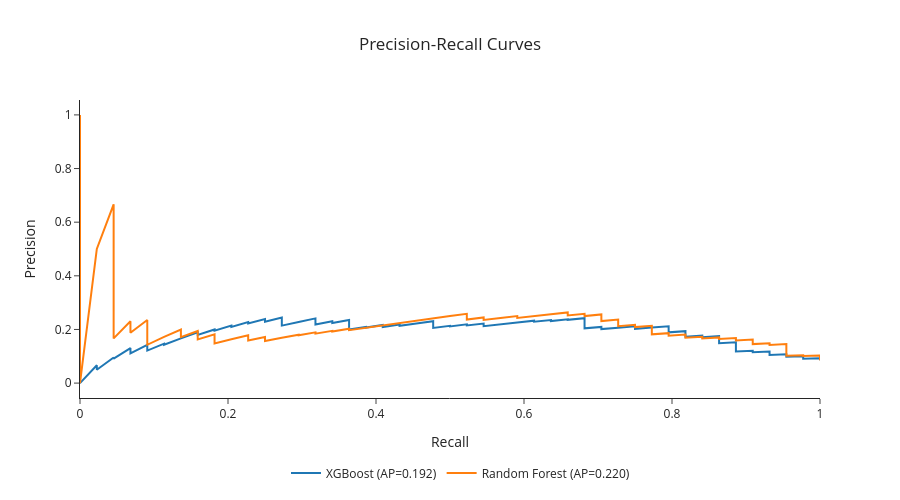

Source (notebook cell):
### Markdown cell above
Precision Recall Curves

### Code cell
pr_fig = go.Figure()

for model_name in best_models.keys():
    model_results = [r for r in evaluation_results if r['model'] == model_name]
    y_true = np.concatenate([r['y_true'] for r in model_results])
    y_score = np.concatenate([r['y_proba'] for r in model_results])

    precision, recall, _ = precision_recall_curve(y_true, y_score)
    avg_prec = average_precision_score(y_true, y_score)
    pr_fig.add_trace(go.Scatter(
        x=recall, 
        y=precision, 
        mode='lines', 
        name=f'{model_name} (AP={avg_prec:.3f})')
    )

pr_fig.update_layout(
    title={'text':'Precision-Recall Curves', 'x':0.5, 'xanchor':'center'}, 
    xaxis_title='Recall', 
    yaxis_title='Precision', 
    width=900,
    height=500, 
    template='simple_white',
    legend=dict(
        orientation="h",
        yanchor="bottom",
        y=-0.3,
        xanchor="right",
        x=0.75
    )
)
pr_fig.show()
# pr_fig.write_image(f"{path_png}/pr_curves.png", scale=2)

### Figure 1 — Plotly figure (JSON) as saved in the notebook; plotly's stock layout.template omitted (floating-point values rounded to 4 significant figures; data arrays with more than 128 entries replaced by an {"elided": "..."} marker saying what was removed)
{"data": [{"mode": "lines", "name": "XGBoost (AP=0.192)", "type": "scatter", "x": {"elided": "512 float values"}, "y": {"elided": "512 float values"}}, {"mode": "lines", "name": "Random Forest (AP=0.220)", "type": "scatter", "x": {"elided": "516 float values"}, "y": {"elided": "516 float values"}}], "layout": {"height": 500, "legend": {"orientation": "h", "x": 0.75, "xanchor": "right", "y": -0.3, "yanchor": "bottom"}, "title": {"text": "Precision-Recall Curves", "x": 0.5, "xanchor": "center"}, "width": 900, "xaxis": {"title": {"text": "Recall"}}, "yaxis": {"title": {"text": "Precision"}}}}
